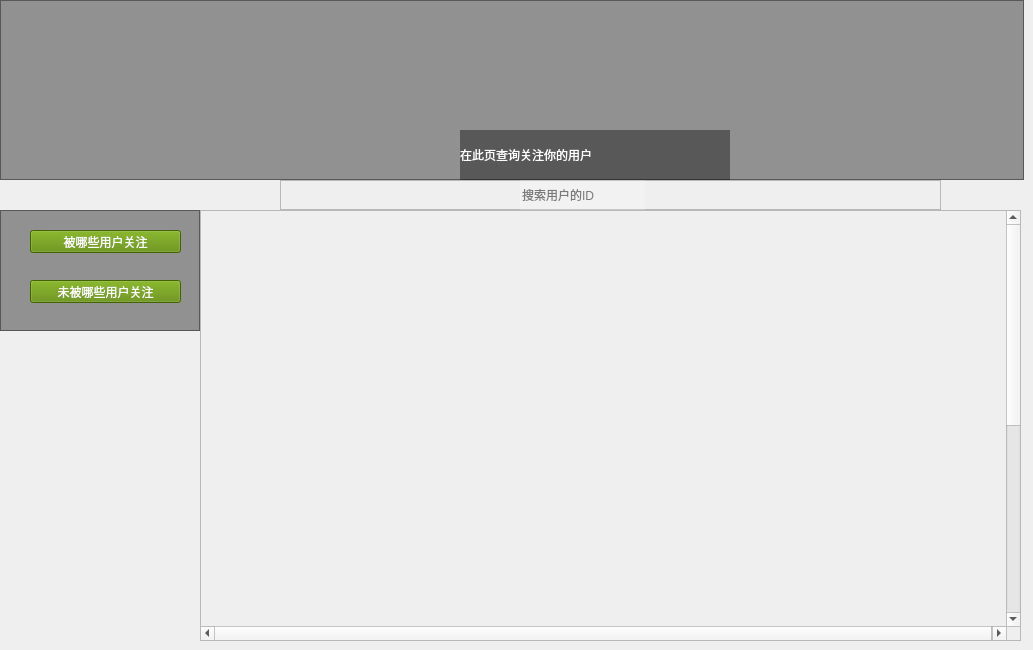
      <widget class="QWidget" name="page_FollowUsers">
       <widget class="QFrame" name="frame_15">
        <property name="geometry">
         <rect>
          <x>0</x>
          <y>0</y>
          <width>1024</width>
          <height>180</height>
         </rect>
        </property>
        <property name="styleSheet">
         <string notr="true">background-color: rgba(0, 0, 0, 100);  </string>
        </property>
        <property name="frameShape">
         <enum>QFrame::StyledPanel</enum>
        </property>
        <property name="frameShadow">
         <enum>QFrame::Raised</enum>
        </property>
        <widget class="QPushButton" name="pushButton_11">
         <property name="geometry">
          <rect>
           <x>20</x>
           <y>10</y>
           <width>160</width>
           <height>160</height>
          </rect>
         </property>
         <property name="styleSheet">
          <string notr="true">border-radius: 80px;
	background-color: rgba(0, 0, 0, 0);  </string>
         </property>
         <property name="text">
          <string/>
         </property>
         <property name="icon">
          <iconset resource="resgame_system.qrc">
           <normaloff>:/icon/u=157358869,2307745509&amp;fm=217&amp;app=126&amp;size=f242,150&amp;n=0&amp;f=PNG.png</normaloff>:/icon/u=157358869,2307745509&amp;fm=217&amp;app=126&amp;size=f242,150&amp;n=0&amp;f=PNG.png</iconset>
         </property>
         <property name="iconSize">
          <size>
           <width>320</width>
           <height>320</height>
          </size>
         </property>
        </widget>
        <widget class="QLabel" name="label_Show_UserName_5">
         <property name="geometry">
          <rect>
           <x>193</x>
           <y>59</y>
           <width>581</width>
           <height>71</height>
          </rect>
         </property>
         <property name="styleSheet">
          <string notr="true">	background-color: rgba(0, 0, 0, 0);  
font: 40pt &quot;华光胖头鱼_CNKI&quot;;</string>
         </property>
         <property name="text">
          <string/>
         </property>
        </widget>
        <widget class="QLabel" name="label_5">
         <property name="geometry">
          <rect>
           <x>460</x>
           <y>130</y>
           <width>270</width>
           <height>50</height>
          </rect>
         </property>
         <property name="styleSheet">
          <string notr="true">background-color: rgba(0, 0, 0，0);  
font: 18pt &quot;华文彩云&quot;;
color: rgb(255, 255, 255);
	</string>
         </property>
         <property name="text">
          <string>在此页查询关注你的用户</string>
         </property>
        </widget>
       </widget>
       <widget class="QFrame" name="searchbar_3">
        <property name="geometry">
         <rect>
          <x>280</x>
          <y>180</y>
          <width>661</width>
          <height>30</height>
         </rect>
        </property>
        <property name="styleSheet">
         <string notr="true">#frame{
background-color: rgb(59, 59, 89,0.2);
border-radius:15px;
}</string>
        </property>
        <property name="frameShape">
         <enum>QFrame::StyledPanel</enum>
        </property>
        <property name="frameShadow">
         <enum>QFrame::Raised</enum>
        </property>
        <widget class="QLineEdit" name="searchline_3">
         <property name="geometry">
          <rect>
           <x>240</x>
           <y>0</y>
           <width>125</width>
           <height>30</height>
          </rect>
         </property>
         <property name="styleSheet">
          <string notr="true">background-color: rgba(255, 255, 255, 0.2);
	border: none;</string>
         </property>
         <property name="placeholderText">
          <string>搜索用户的ID</string>
         </property>
        </widget>
        <widget class="QPushButton" name="searchButton_4">
         <property name="geometry">
          <rect>
           <x>365</x>
           <y>0</y>
           <width>40</width>
           <height>30</height>
          </rect>
         </property>
         <property name="styleSheet">
          <string notr="true">background-color: rgb(255, 255, 255，0);
border:none</string>
         </property>
         <property name="text">
          <string/>
         </property>
        </widget>
       </widget>
       <widget class="QPushButton" name="pushButton_FollowedUSR">
        <property name="geometry">
         <rect>
          <x>30</x>
          <y>230</y>
          <width>151</width>
          <height>23</height>
         </rect>
        </property>
        <property name="styleSheet">
         <string notr="true">QPushButton {
         background-color: rgb(92, 138, 0);
	color: rgb(255, 255, 255);
     }</string>
        </property>
        <property name="text">
         <string>被哪些用户关注</string>
        </property>
       </widget>
       <widget class="QListWidget" name="listWidget_5">
        <property name="geometry">
         <rect>
          <x>0</x>
          <y>210</y>
          <width>200</width>
          <height>121</height>
         </rect>
        </property>
        <property name="styleSheet">
         <string notr="true">background-color: rgba(0, 0, 0, 100);  </string>
        </property>
       </widget>
       <widget class="QPushButton" name="pushButton_UnfollowedUSR">
        <property name="geometry">
         <rect>
          <x>30</x>
          <y>280</y>
          <width>151</width>
          <height>23</height>
         </rect>
        </property>
        <property name="styleSheet">
         <string notr="true">QPushButton {
         background-color: rgb(92, 138, 0);
	color: rgb(255, 255, 255);
     }</string>
        </property>
        <property name="text">
         <string>未被哪些用户关注</string>
        </property>
       </widget>
       <widget class="QScrollArea" name="scrollArea_10">
        <property name="geometry">
         <rect>
          <x>200</x>
          <y>210</y>
          <width>821</width>
          <height>431</height>
         </rect>
        </property>
        <property name="widgetResizable">
         <bool>false</bool>
        </property>
        <widget class="QWidget" name="scrollAreaWidgetContents_6">
         <property name="geometry">
          <rect>
           <x>0</x>
           <y>0</y>
           <width>806</width>
           <height>800</height>
          </rect>
         </property>
        </widget>
       </widget>
       <zorder>listWidget_5</zorder>
       <zorder>frame_15</zorder>
       <zorder>searchbar_3</zorder>
       <zorder>pushButton_FollowedUSR</zorder>
       <zorder>pushButton_UnfollowedUSR</zorder>
       <zorder>scrollArea_10</zorder>
      </widget>
